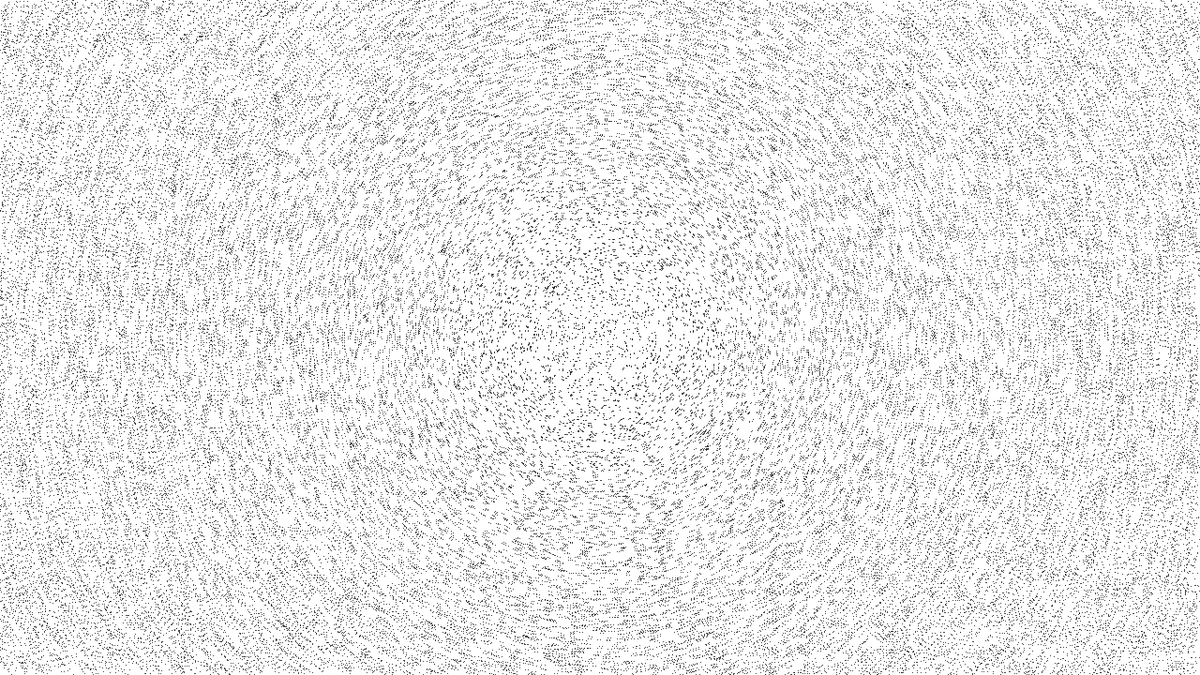
Frame 1 (no input)
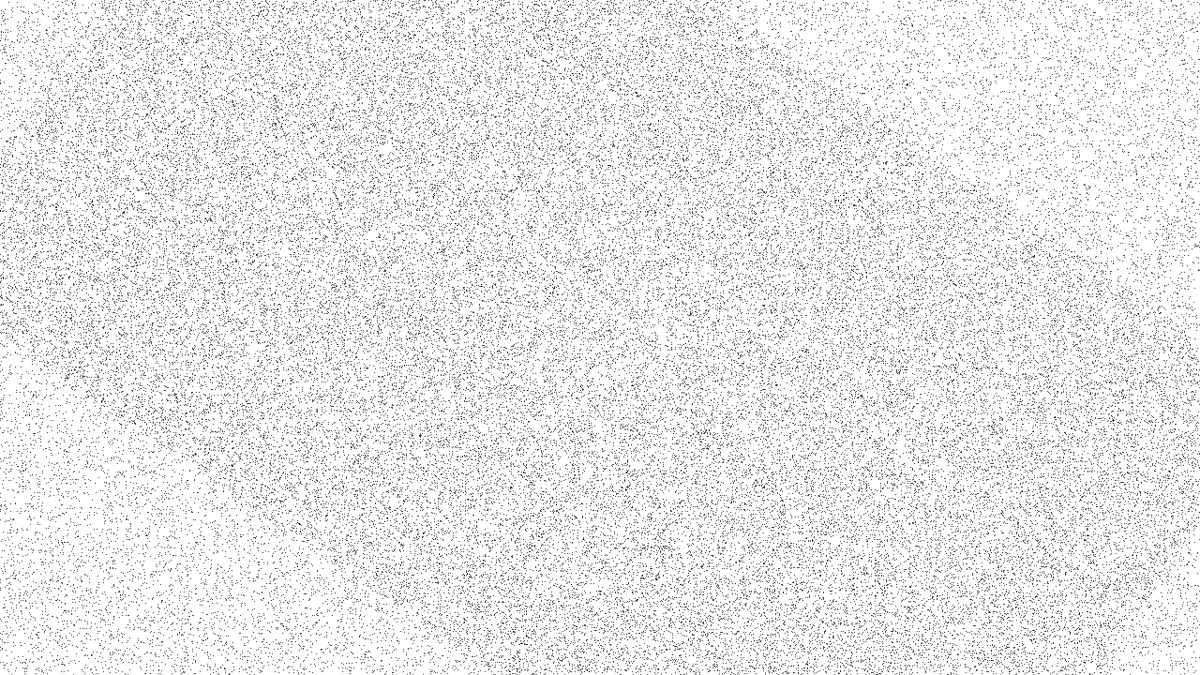
Frame 60 (the mouse pressed at the canvas centre just before this capture)
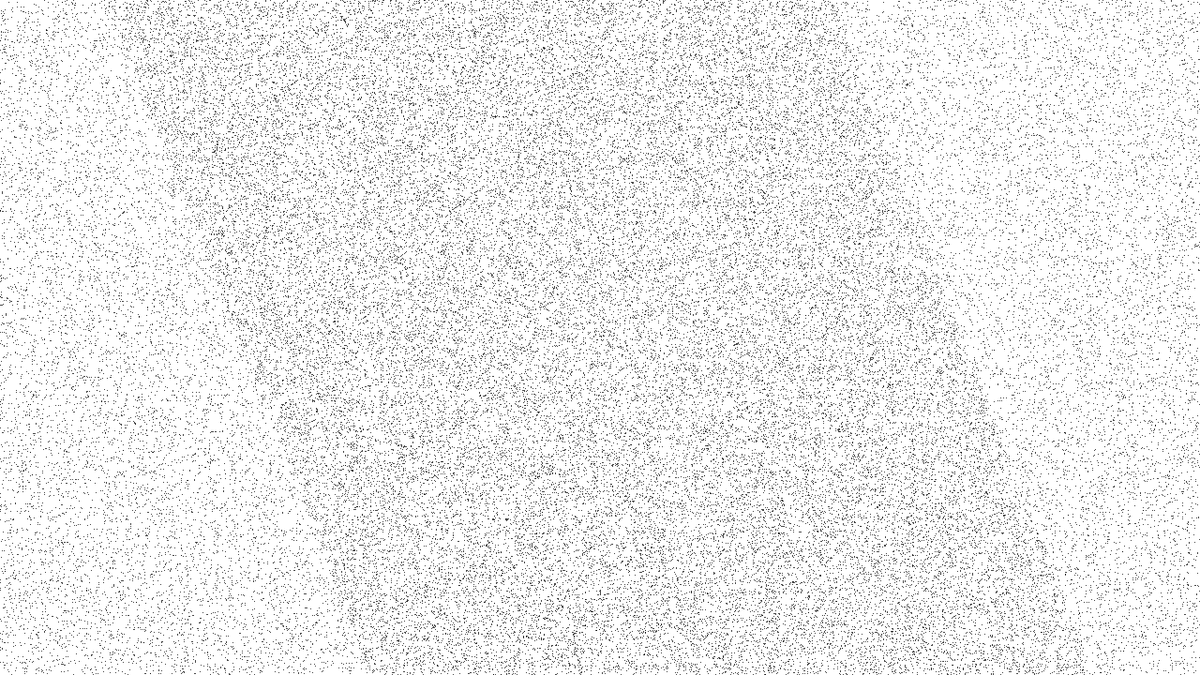
Frame 120 (the mouse held since frame 60 and released just before this capture)

The Processing sketch that drew these frames (run headless with seeded random() and noise(); from frame 60 on, the mouse is pressed at the canvas centre):

// Processing sketch: dotpatterns
// ── dotpatterns.pde
class Sheet {
  float x, y;
  float w, h;
  float a;
  float ai;
  float px, py;
  int howManyPoints = 0;
  ArrayList<PVector> points = new ArrayList<PVector>();

  Sheet (float x, float y, float w, float h, float a, float ai, float px, float py, int howManyPoints) {
    this.howManyPoints = howManyPoints;
    this.x = x;
    this.y = y;
    this.w = w;
    this.h = h;
    this.a = a;
    this.ai = ai;
    this.px = px;
    this.py = py;
    generate();
    
  }
  
  String toString() {
    return howManyPoints + " (" + x + "," + y + ") " + points.size();
  }

  void update() {
    a += ai;
  }

  void draw() {
    pushMatrix();
    translate(x, y);
    translate(px,py);
    rotate(a);
    translate(-px, -py);
    for (PVector p : points) {
      point(p.x, p.y);
    }
    popMatrix();
  }

  private void generate() {
    for (int i = 0; i < howManyPoints; i++) {
      points.add(new PVector(random(x, x + w), random(y, y+h)));
    }
  }
}
ArrayList<Sheet> sheets = new ArrayList<Sheet>();
void setup() {
  size(1280, 720);
  int howMany = (int) ((width * height) * 0.05);
  Sheet s1 = new Sheet(0, 0, width, height, 0, 0, width / 2, height / 2, howMany);
  Sheet s2 = new Sheet(0, 0, width, height, 0, 0.01, width / 2, height / 2, howMany);
  s2.points = (ArrayList<PVector>)s1.points.clone();
  sheets.add(s1);
  sheets.add(s2);
}

void draw() {
  background(255);
  for (Sheet s : sheets) {
    s.update();
    s.draw();
  }
}
